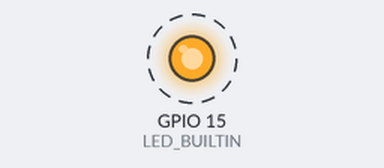
Bench run of a sketch on a simulated ESP32-S2. On the bench: output pins drawn as LEDs (lit = HIGH). Dashed ring = blinking.

Above: at 0.2 s.
Timing chart, 0 to 3.0 s (numbered marks = the images above):
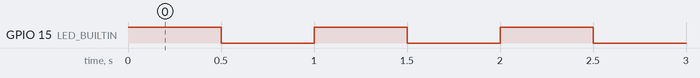

The sketch:

s2-led-blink.ino
```cpp
#define LED_BUILTIN 15  // Common onboard LED pin for ESP32-S2 Mini

void setup() {
  pinMode(LED_BUILTIN, OUTPUT);
}

void loop() {
  digitalWrite(LED_BUILTIN, HIGH);  // LED ON
  delay(500);                       // wait 0.5 sec
  digitalWrite(LED_BUILTIN, LOW);   // LED OFF
  delay(500);                       // wait 0.5 sec
}
```

Measured:
- by itself, GPIO 15 (LED_BUILTIN): alternates HIGH for 0.50 s and LOW for 0.50 s
